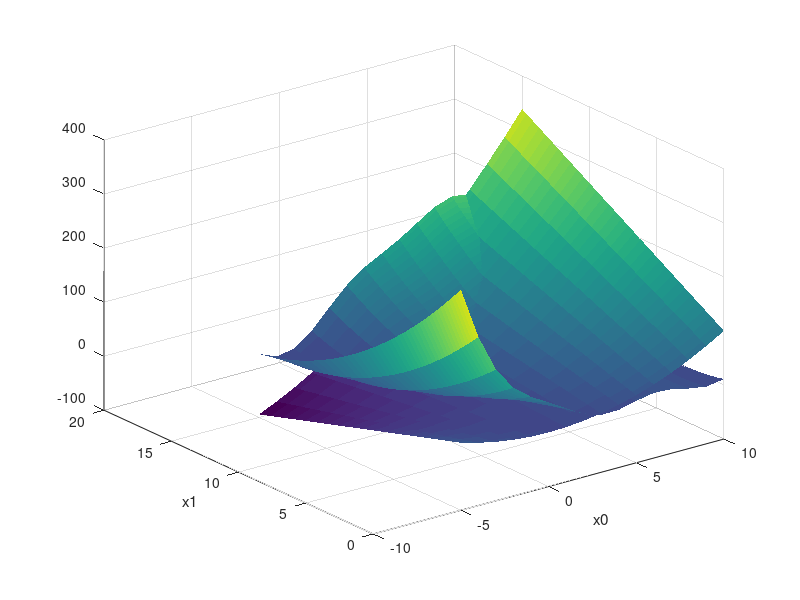
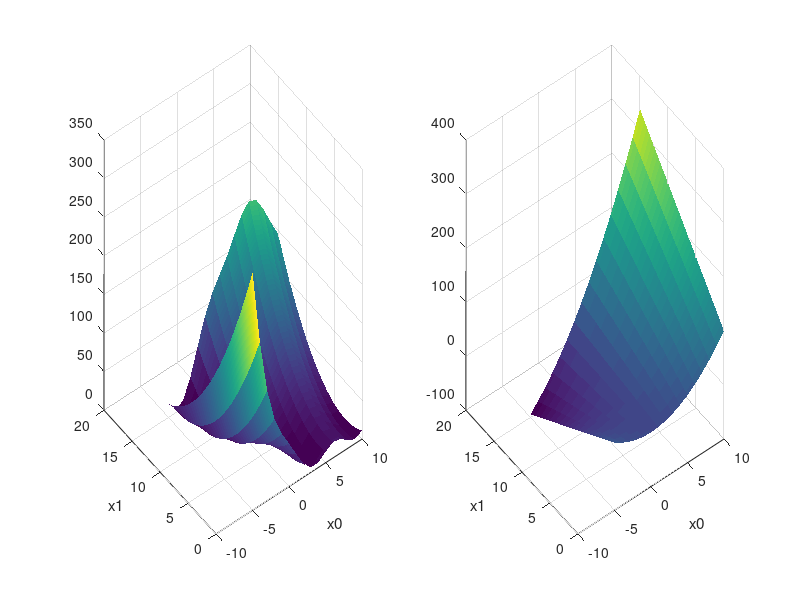

The MATLAB script that drew these images, in order:
a = 1.0;
b = 5.1/(4.0*pi()^2);
c = 5.0/pi();
d = 6.0;
e = 10.0;
f = 1.0/(8.0*pi());

cj = 1;
%for x0 = [-1000:10:1000]
for x0 = [-5:1:10]
    ci = 1;
    for x1 = [0:0.001:15]
        fitness(ci,cj) = a*(x1 - b*x0^2 + c*x0 - d)^2 + e*(1-f)*cos(x0) + e;
        fitness2(ci,cj) = x0^2 + c*x0*x1;
        ci = ci + 1;
    end
    cj = cj + 1;
end
[x,y] = meshgrid([-5:1:10],[0:0.001:15]);

%%
%subplot(1,2,1);surf(x,y,fitness);shading flat;
surf(x,y,fitness);shading flat;
xlabel('x0')
ylabel('x1')
hold on
%subplot(1,2,2);surf(x,y,fitness2);shading flat
maxval = max(fitness(:)/range(fitness(:))+fitness2(:)/range(fitness2(:)));
[row,cols] = find(fitness/range(fitness(:))+fitness2/range(fitness2(:)) == maxval);

[x(row,cols),y(row,cols)];


minval = min(fitness(:));
[row,cols] = find(fitness == minval);
[x(row,cols),y(row,cols)]

minval2 = min(fitness2(:));
[row2,cols2] = find(fitness2 == minval2);
[x(row2,cols2),y(row2,cols2)]

surf(x,y,fitness2);shading flat
xlabel('x0')
ylabel('x1')

%%
% subplot(1,2,1)
% imagesc([-5:1:10],[0:0.001:15],fitness)
% xlabel('x0')
% ylabel('x1')
% 
% subplot(1,2,2)
% imagesc([-5:1:10],[0:0.001:15],fitness2)
% xlabel('x0')
% ylabel('x1')

%%
figure(3)
subplot(1,2,1);
surf(x,y,fitness);shading flat;
xlabel('x0')
ylabel('x1')
hold on
subplot(1,2,2);
surf(x,y,fitness2);shading flat
xlabel('x0')
ylabel('x1')
